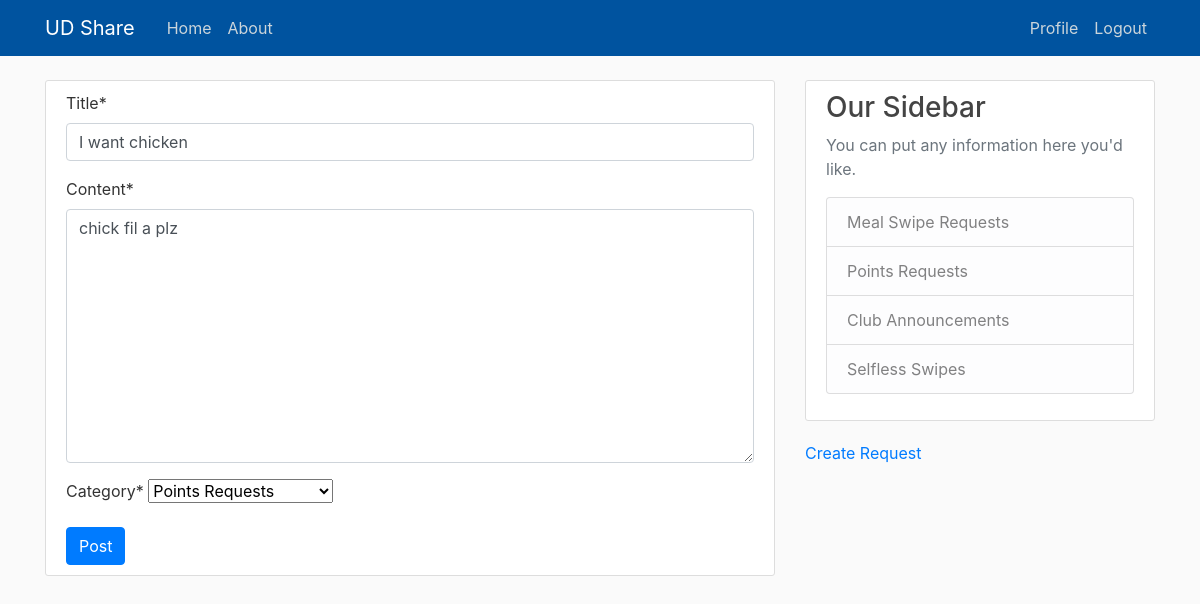
The page /post/13/update (signed in) on the database its author committed.
### blog/models.py (models this page shows, shortened)
class Post(models.Model):
    CATEGORY_CHOICES = (
        ('option1', 'Meal Swipe Requests'),
        ('option2', 'Points Requests'),
        ('option3', 'Club Announcements'),
        ('option4', 'Selfless Swipes'),
    )
    title = models.CharField(max_length=100)
    content = models.TextField()
    date_posted = models.DateTimeField(default=timezone.now)
    author = models.ForeignKey(User, on_delete=models.CASCADE)
    category = models.CharField(max_length=20, choices=CATEGORY_CHOICES)

### blog/views.py (the view, shortened to what this page needs)
# urls.py: path('post/<int:pk>/update', PostUpdateView.as_view(), name='post-update'),
class PostUpdateView(LoginRequiredMixin, UserPassesTestMixin, UpdateView):
    model = Post
    form_class = PostForm
    template_name = 'blog/post_form.html'
    success_url = reverse_lazy('blog-home')
    def test_func(self):
        post = self.get_object()
        if self.request.user == post.author:
            return True
        return False

### blog/forms.py
class PostForm(forms.ModelForm):
    CHOICES = (
        ('option1', 'Meal Swipe Requests'),
        ('option2', 'Points Requests'),
        ('option3', 'Club Announcements'),
        ('option4', 'Selfless Swipes'),
    )
    title = forms.CharField(max_length=100)
    content = forms.CharField(widget=forms.Textarea)
    category = forms.ChoiceField(choices=CHOICES)
    class Meta:
        model = Post
        fields = ['title', 'category', 'content']

### blog/templates/blog/post_form.html (shortened to what this page needs)
{% extends "blog/base.html" %}
{% load crispy_forms_tags %}
{% block content %}
    <div class="content-section">
        <form method="POST">
            {{ form.title|as_crispy_field }}
            {{ form.content|as_crispy_field }}
            {{ form.category|as_crispy_field }}
            <button class="btn btn-primary" type="submit">Post</button>
        </form>
    </div>
{% endblock content %}

### blog/static/blog/main.css (style rules this page uses)
body { background: #fafafa; color: #333333; margin-top: 5rem; }
.content-section { background: #ffffff; padding: 10px 20px; border: 1px solid #dddddd; border-radius: 3px; margin-bottom: 20px; }

### rows shown on the page
Post: title "I want chicken", content "chick fil a plz", category "Points Requests"
